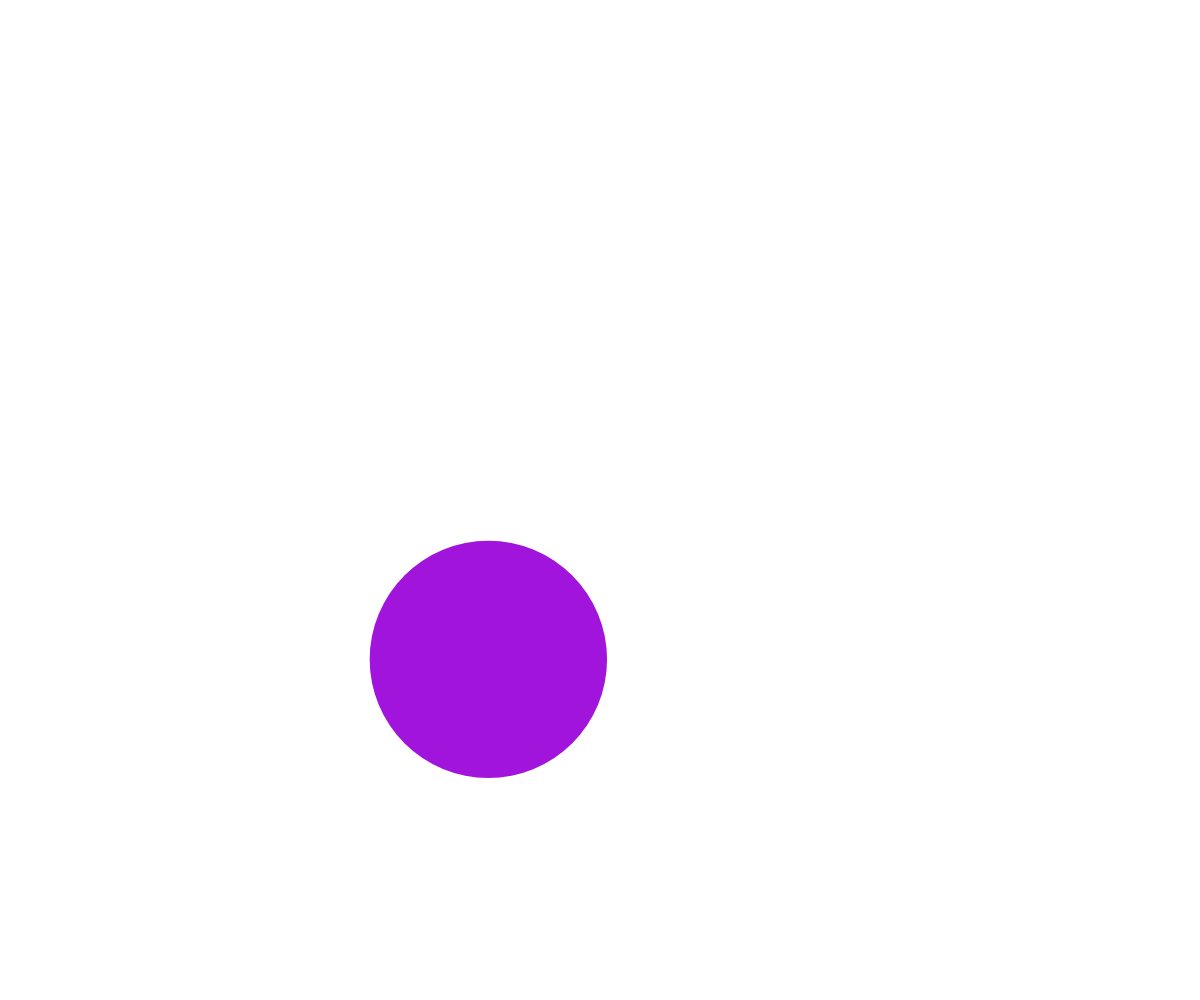
Frame 1 (no input)
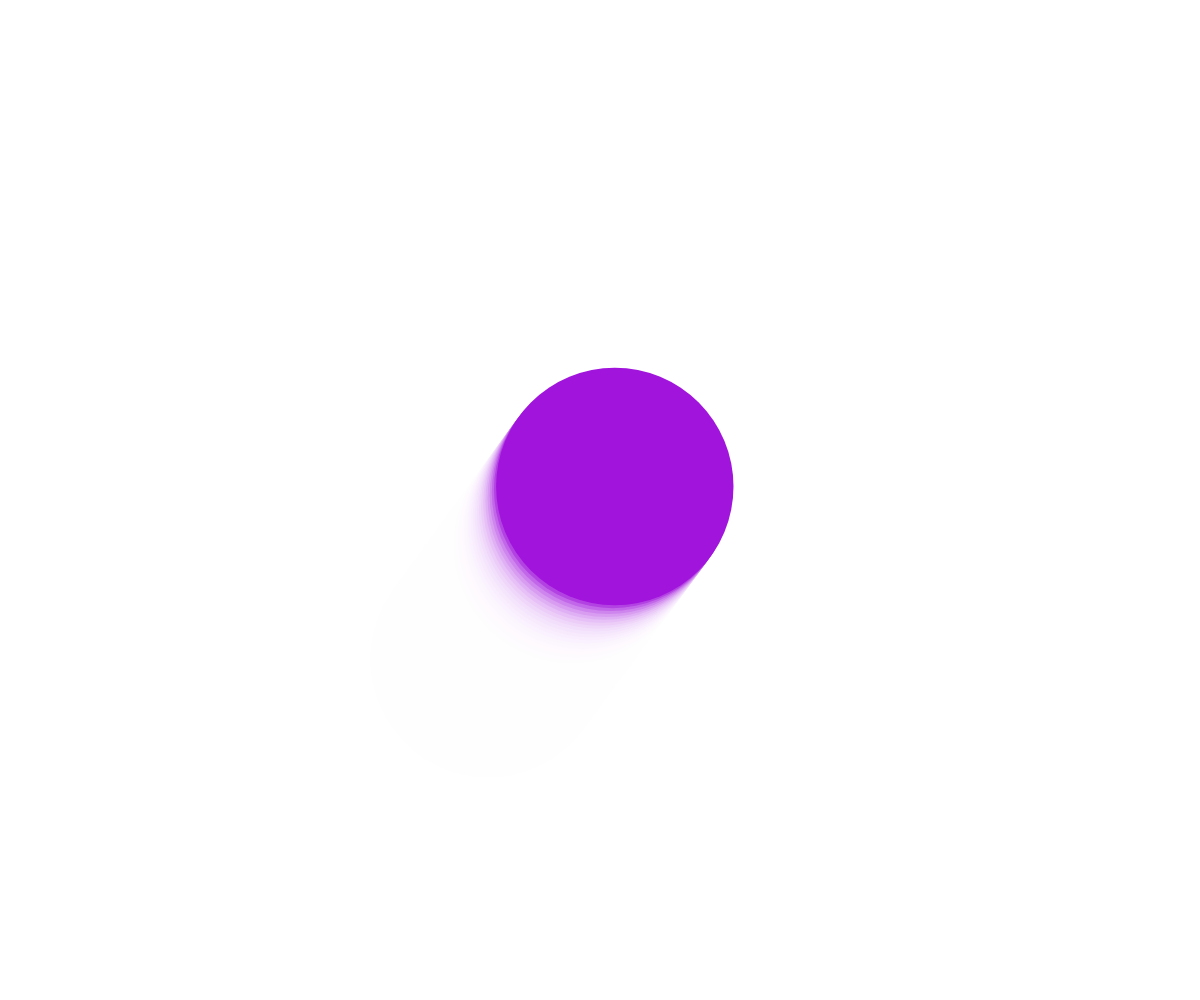
Frame 60 (no input)
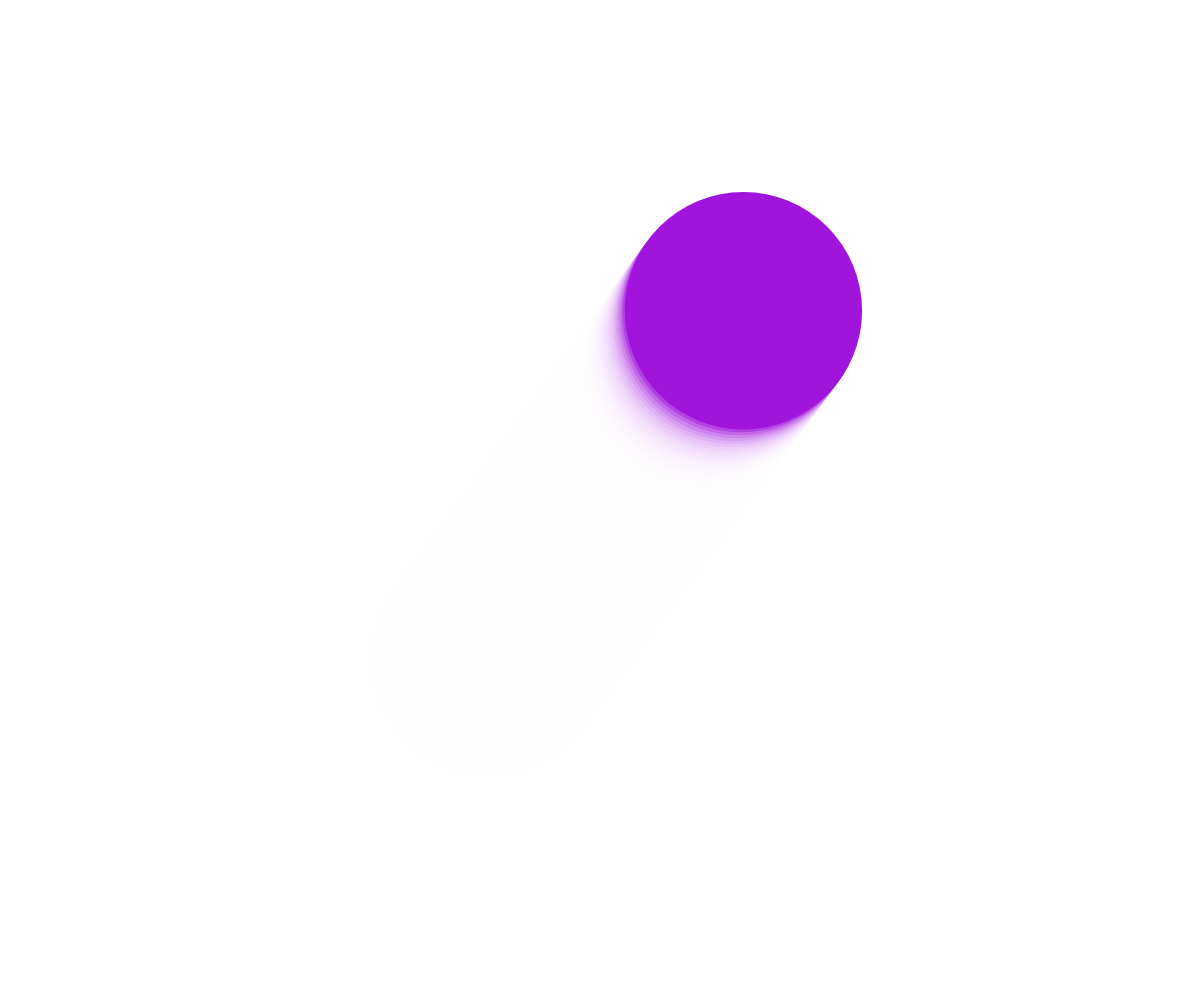
Frame 120 (the mouse pressed at the canvas centre since frame 60)

The p5.js sketch that drew these frames (run headless with seeded random() and noise() and a simulated clock; from frame 60 on, the mouse is pressed at the canvas centre):

// p5.js sketch
// ── sketch.js
let x, y; // ball x and x position
let xDir, yDir; // direction of the ball
let size; // size of the ball

function setup() {
  createCanvas(windowWidth, windowHeight);

  // random directions
  xDir = random(-5, 5);
  yDir = random(-5, 5);

  // random size
  size = random(50, 300);

  // starting point is somewhere in the 
  // canvas, not touching a border
  x = random(size, width - size);
  y = random(size, height - size);
  noStroke();
  fill(160, 20, 220);
}

function draw() {
  // a little motion blur
  background(255, 50);
  // draw our ball
  ellipse(x, y, size);

  // if the ball touches the left or right side
  if (x >= width - size / 2 || x <= size / 2) {
    // reverse it's direction
    xDir = xDir * -1;
    // the follwing line is the lazy way to reverse dir
    // xDir *= -1;
  }

  // if the ball touches the ceilign or floor
  if (y >= height - size / 2 || y <= size / 2) {
    yDir = yDir * -1;
  }

  // update the position of the ball for the next loop
  x = x + xDir;
  y = y + yDir;
}
